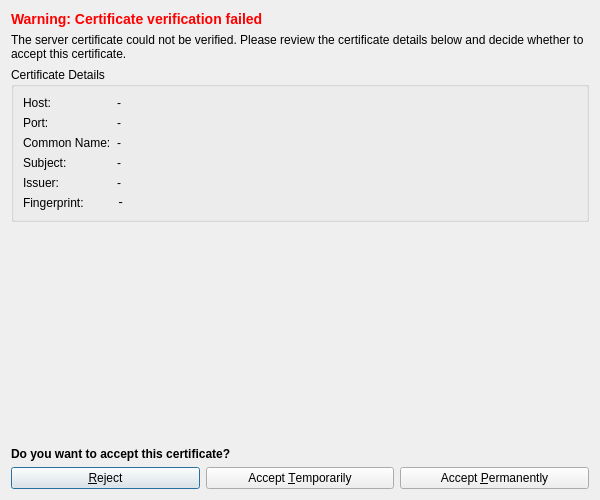
<?xml version="1.0" encoding="UTF-8"?>
<ui version="4.0">
 <class>VerifyCertificateDialog</class>
 <widget class="QDialog" name="VerifyCertificateDialog">
  <property name="geometry">
   <rect>
    <x>0</x>
    <y>0</y>
    <width>600</width>
    <height>500</height>
   </rect>
  </property>
  <property name="windowTitle">
   <string>Certificate Verification</string>
  </property>
  <layout class="QVBoxLayout" name="verticalLayout">
   <item>
    <widget class="QLabel" name="label_warning">
     <property name="text">
      <string>&lt;b&gt;Warning: Certificate verification failed&lt;/b&gt;</string>
     </property>
     <property name="styleSheet">
      <string>color: red; font-size: 14px;</string>
     </property>
    </widget>
   </item>
   <item>
    <widget class="QLabel" name="label_description">
     <property name="text">
      <string>The server certificate could not be verified. Please review the certificate details below and decide whether to accept this certificate.</string>
     </property>
     <property name="wordWrap">
      <bool>true</bool>
     </property>
    </widget>
   </item>
   <item>
    <widget class="QGroupBox" name="groupBox">
     <property name="title">
      <string>Certificate Details</string>
     </property>
     <layout class="QFormLayout" name="formLayout">
      <item row="0" column="0">
       <widget class="QLabel" name="label_host_title">
        <property name="text">
         <string>Host:</string>
        </property>
       </widget>
      </item>
      <item row="0" column="1">
       <widget class="QLabel" name="label_host">
        <property name="text">
         <string>-</string>
        </property>
        <property name="textInteractionFlags">
         <set>Qt::TextSelectableByMouse</set>
        </property>
       </widget>
      </item>
      <item row="1" column="0">
       <widget class="QLabel" name="label_port_title">
        <property name="text">
         <string>Port:</string>
        </property>
       </widget>
      </item>
      <item row="1" column="1">
       <widget class="QLabel" name="label_port">
        <property name="text">
         <string>-</string>
        </property>
        <property name="textInteractionFlags">
         <set>Qt::TextSelectableByMouse</set>
        </property>
       </widget>
      </item>
      <item row="2" column="0">
       <widget class="QLabel" name="label_common_name_title">
        <property name="text">
         <string>Common Name:</string>
        </property>
       </widget>
      </item>
      <item row="2" column="1">
       <widget class="QLabel" name="label_common_name">
        <property name="text">
         <string>-</string>
        </property>
        <property name="textInteractionFlags">
         <set>Qt::TextSelectableByMouse</set>
        </property>
       </widget>
      </item>
      <item row="3" column="0">
       <widget class="QLabel" name="label_subject_title">
        <property name="text">
         <string>Subject:</string>
        </property>
       </widget>
      </item>
      <item row="3" column="1">
       <widget class="QLabel" name="label_subject">
        <property name="text">
         <string>-</string>
        </property>
        <property name="textInteractionFlags">
         <set>Qt::TextSelectableByMouse</set>
        </property>
        <property name="wordWrap">
         <bool>true</bool>
        </property>
       </widget>
      </item>
      <item row="4" column="0">
       <widget class="QLabel" name="label_issuer_title">
        <property name="text">
         <string>Issuer:</string>
        </property>
       </widget>
      </item>
      <item row="4" column="1">
       <widget class="QLabel" name="label_issuer">
        <property name="text">
         <string>-</string>
        </property>
        <property name="textInteractionFlags">
         <set>Qt::TextSelectableByMouse</set>
        </property>
        <property name="wordWrap">
         <bool>true</bool>
        </property>
       </widget>
      </item>
      <item row="5" column="0">
       <widget class="QLabel" name="label_fingerprint_title">
        <property name="text">
         <string>Fingerprint:</string>
        </property>
       </widget>
      </item>
      <item row="5" column="1">
       <widget class="QLabel" name="label_fingerprint">
        <property name="text">
         <string>-</string>
        </property>
        <property name="textInteractionFlags">
         <set>Qt::TextSelectableByMouse</set>
        </property>
        <property name="font">
         <font>
          <family>Courier New</family>
         </font>
        </property>
        <property name="wordWrap">
         <bool>true</bool>
        </property>
       </widget>
      </item>
     </layout>
    </widget>
   </item>
   <item>
    <spacer name="verticalSpacer">
     <property name="orientation">
      <enum>Qt::Vertical</enum>
     </property>
     <property name="sizeHint" stdset="0">
      <size>
       <width>20</width>
       <height>40</height>
      </size>
     </property>
    </spacer>
   </item>
   <item>
    <widget class="QLabel" name="label_question">
     <property name="text">
      <string>Do you want to accept this certificate?</string>
     </property>
     <property name="styleSheet">
      <string>font-weight: bold;</string>
     </property>
    </widget>
   </item>
   <item>
    <layout class="QHBoxLayout" name="horizontalLayout">
     <item>
      <widget class="QPushButton" name="pushButton_reject">
       <property name="text">
        <string>&amp;Reject</string>
       </property>
      </widget>
     </item>
     <item>
      <widget class="QPushButton" name="pushButton_accept_temp">
       <property name="text">
        <string>Accept &amp;Temporarily</string>
       </property>
      </widget>
     </item>
     <item>
      <widget class="QPushButton" name="pushButton_accept_perm">
       <property name="text">
        <string>Accept &amp;Permanently</string>
       </property>
      </widget>
     </item>
    </layout>
   </item>
  </layout>
 </widget>
 <resources/>
 <connections/>
</ui>
